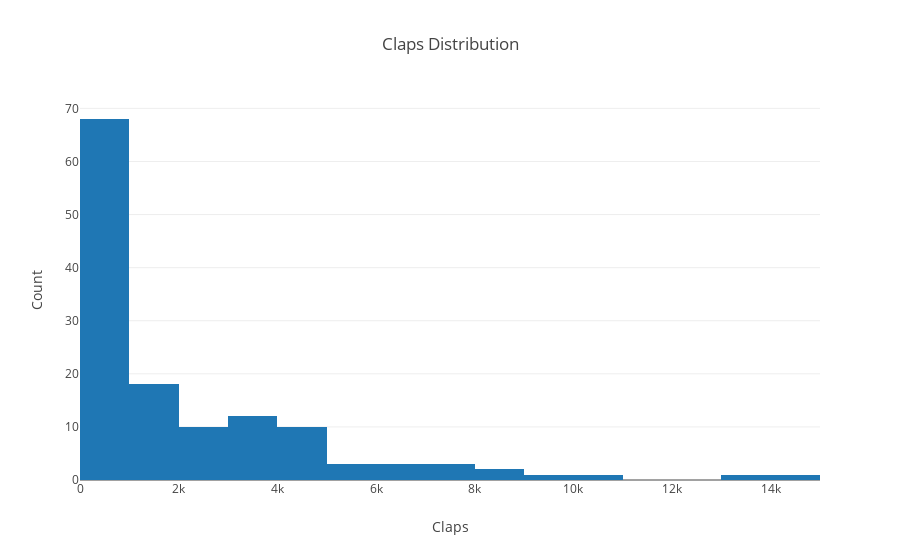

The cell this chart's notebook holds for it:
### Code cell
# distribution of claps
figure=make_hist(df, x='claps')
iplot(figure)

### Figure 1 — Plotly figure (JSON) as saved in the notebook; plotly's stock layout.template omitted (floating-point values rounded to 4 significant figures; data arrays with more than 128 entries replaced by an {"elided": "..."} marker saying what was removed)
{"data": [{"type": "histogram", "uid": "230cf2c3-dd60-42f1-a6f7-4c376f010883", "x": {"elided": "133 int values"}}], "layout": {"title": {"text": "Claps Distribution"}, "xaxis": {"title": {"text": "Claps"}}, "yaxis": {"title": {"text": "Count"}}}}
